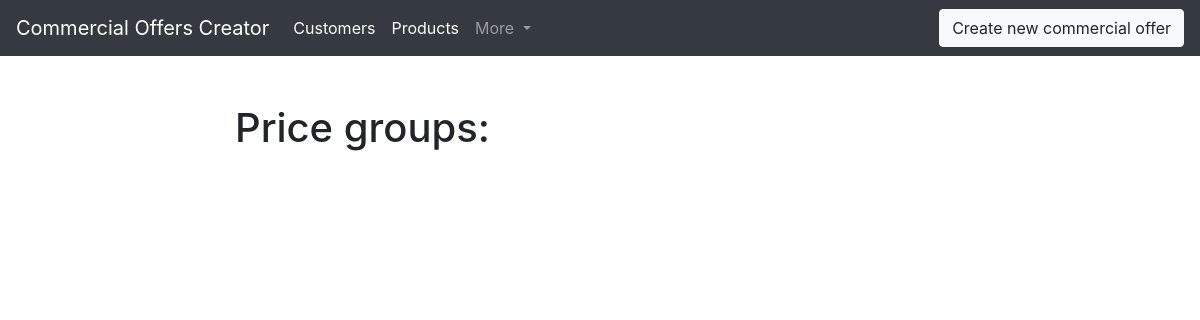
/COC/price_groups, run on an earlier commit of the app's database.
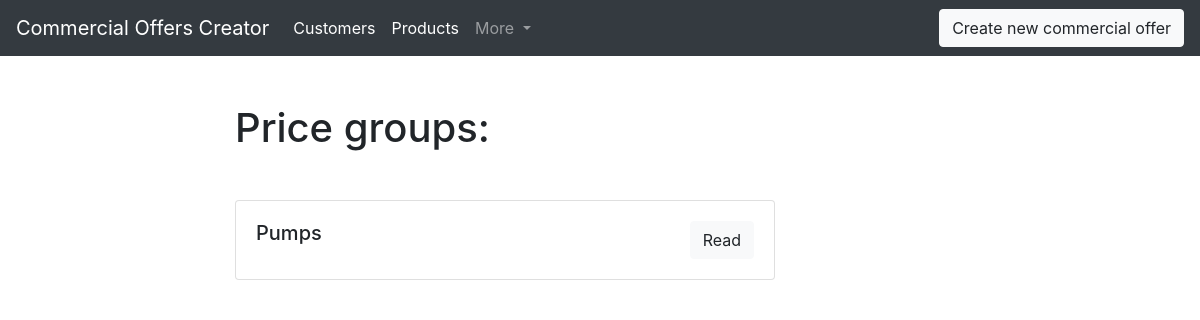
And on a later commit of the database.
### COC/models.py (models this page shows, shortened)
class PriceGroup(models.Model):
    denomination = models.CharField(max_length=150, db_index=True)
    id = models.AutoField(primary_key=True)
    def get_absolut_url(self):
        return reverse('price_group_ditail_url', kwargs={'id': self.id})

### COC/views.py (the view)
# urls.py: path('price_groups', price_groups_list, name='price_groups_list_url'),
def price_groups_list(request):
    pricegroups = PriceGroup.objects.all()
    return render(request, 'COC/price_groups_list.html', context={'pricegroups': pricegroups})

### COC/templates/COC/price_groups_list.html (shortened to what this page needs)
{% extends 'COC/base_COC.html' %}
{% block content %}
  <h1 class="mb-5">Price groups:</h1>
  {% for pricegroup in pricegroups %}
    {% include 'COC/includes/price_group_card_template.html' %}
  {% endfor %}
{% endblock %}

### COC/templates/COC/includes/price_group_card_template.html
<div class="card mb-4">
  <div class="card-body">
    <div class="row">
      <div class="col-sm-6">
        <h5 class="card-title">{{pricegroup.denomination}}</h5>
      </div>
      <div class="col-sm-6 text-right">
        <a href="{{ pricegroup.get_absolut_url }}" class="btn btn-light">Read</a>
      </div>
    </div>
  </div>
</div>

What changed in the data, as far as the page shows it:
added PriceGroup: denomination "Pumps"
